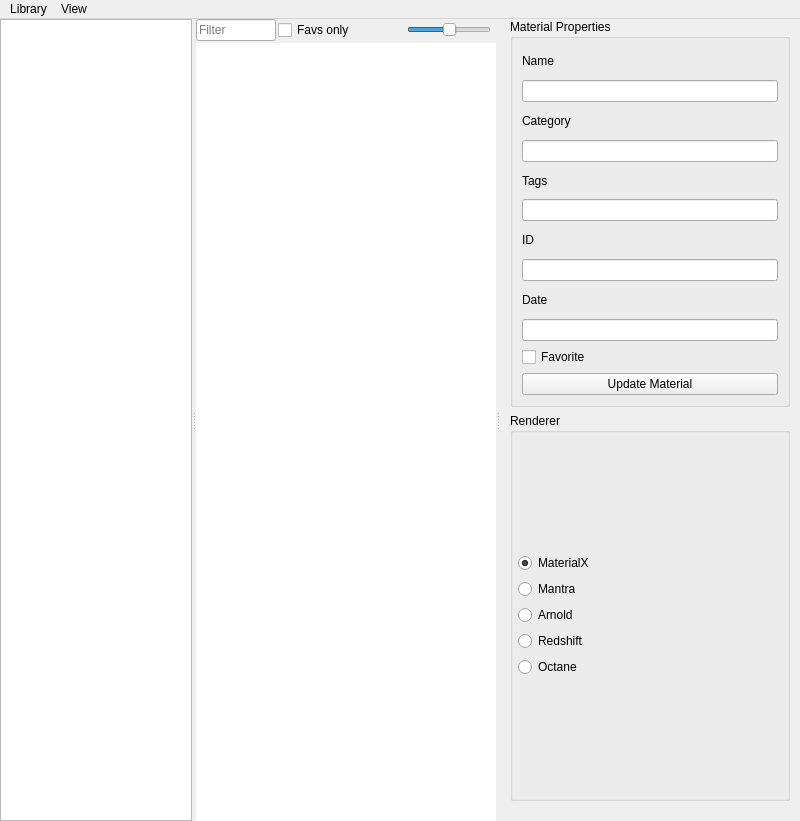
<?xml version="1.0" encoding="UTF-8"?>
<ui version="4.0">
 <class>MainWindow</class>
 <widget class="QMainWindow" name="MainWindow">
  <property name="geometry">
   <rect>
    <x>0</x>
    <y>0</y>
    <width>800</width>
    <height>821</height>
   </rect>
  </property>
  <property name="sizePolicy">
   <sizepolicy hsizetype="Preferred" vsizetype="Preferred">
    <horstretch>0</horstretch>
    <verstretch>0</verstretch>
   </sizepolicy>
  </property>
  <property name="minimumSize">
   <size>
    <width>600</width>
    <height>400</height>
   </size>
  </property>
  <property name="acceptDrops">
   <bool>false</bool>
  </property>
  <property name="windowTitle">
   <string>MatLib</string>
  </property>
  <widget class="DragDropCentralWidget" name="centralwidget">
   <property name="sizePolicy">
    <sizepolicy hsizetype="Expanding" vsizetype="Expanding">
     <horstretch>0</horstretch>
     <verstretch>0</verstretch>
    </sizepolicy>
   </property>
   <property name="acceptDrops">
    <bool>true</bool>
   </property>
   <layout class="QVBoxLayout" name="verticalLayout">
    <property name="leftMargin">
     <number>0</number>
    </property>
    <property name="topMargin">
     <number>0</number>
    </property>
    <property name="rightMargin">
     <number>0</number>
    </property>
    <property name="bottomMargin">
     <number>0</number>
    </property>
    <item>
     <widget class="QSplitter" name="splitter">
      <property name="sizePolicy">
       <sizepolicy hsizetype="MinimumExpanding" vsizetype="MinimumExpanding">
        <horstretch>0</horstretch>
        <verstretch>0</verstretch>
       </sizepolicy>
      </property>
      <property name="acceptDrops">
       <bool>false</bool>
      </property>
      <property name="lineWidth">
       <number>0</number>
      </property>
      <property name="orientation">
       <enum>Qt::Horizontal</enum>
      </property>
      <property name="handleWidth">
       <number>4</number>
      </property>
      <widget class="QListView" name="catview">
       <property name="sizePolicy">
        <sizepolicy hsizetype="Preferred" vsizetype="Expanding">
         <horstretch>0</horstretch>
         <verstretch>0</verstretch>
        </sizepolicy>
       </property>
       <property name="maximumSize">
        <size>
         <width>220</width>
         <height>16777215</height>
        </size>
       </property>
       <property name="contextMenuPolicy">
        <enum>Qt::NoContextMenu</enum>
       </property>
       <property name="acceptDrops">
        <bool>false</bool>
       </property>
       <property name="frameShadow">
        <enum>QFrame::Sunken</enum>
       </property>
       <property name="sizeAdjustPolicy">
        <enum>QAbstractScrollArea::AdjustIgnored</enum>
       </property>
       <property name="editTriggers">
        <set>QAbstractItemView::NoEditTriggers</set>
       </property>
       <property name="showDropIndicator" stdset="0">
        <bool>true</bool>
       </property>
       <property name="dragDropOverwriteMode">
        <bool>true</bool>
       </property>
       <property name="dragDropMode">
        <enum>QAbstractItemView::NoDragDrop</enum>
       </property>
       <property name="alternatingRowColors">
        <bool>false</bool>
       </property>
      </widget>
      <widget class="QWidget" name="layoutWidget">
       <layout class="QVBoxLayout" name="verticalLayout_7">
        <property name="spacing">
         <number>2</number>
        </property>
        <item>
         <layout class="QHBoxLayout" name="horizontalLayout">
          <item>
           <widget class="QLineEdit" name="line_filter">
            <property name="sizePolicy">
             <sizepolicy hsizetype="MinimumExpanding" vsizetype="Fixed">
              <horstretch>0</horstretch>
              <verstretch>0</verstretch>
             </sizepolicy>
            </property>
            <property name="minimumSize">
             <size>
              <width>80</width>
              <height>0</height>
             </size>
            </property>
            <property name="maximumSize">
             <size>
              <width>500</width>
              <height>16777215</height>
             </size>
            </property>
            <property name="acceptDrops">
             <bool>false</bool>
            </property>
            <property name="placeholderText">
             <string>Filter</string>
            </property>
           </widget>
          </item>
          <item>
           <widget class="QCheckBox" name="cb_FavsOnly">
            <property name="text">
             <string>Favs only</string>
            </property>
           </widget>
          </item>
          <item>
           <spacer name="horizontalSpacer">
            <property name="orientation">
             <enum>Qt::Vertical</enum>
            </property>
            <property name="sizeType">
             <enum>QSizePolicy::Fixed</enum>
            </property>
            <property name="sizeHint" stdset="0">
             <size>
              <width>50</width>
              <height>20</height>
             </size>
            </property>
           </spacer>
          </item>
          <item>
           <layout class="QVBoxLayout" name="slider_layout">
            <item>
             <widget class="QSlider" name="slide_iconSize">
              <property name="sizePolicy">
               <sizepolicy hsizetype="Minimum" vsizetype="Fixed">
                <horstretch>0</horstretch>
                <verstretch>0</verstretch>
               </sizepolicy>
              </property>
              <property name="maximumSize">
               <size>
                <width>200</width>
                <height>16777215</height>
               </size>
              </property>
              <property name="mouseTracking">
               <bool>true</bool>
              </property>
              <property name="acceptDrops">
               <bool>false</bool>
              </property>
              <property name="minimum">
               <number>0</number>
              </property>
              <property name="maximum">
               <number>512</number>
              </property>
              <property name="singleStep">
               <number>10</number>
              </property>
              <property name="pageStep">
               <number>50</number>
              </property>
              <property name="value">
               <number>256</number>
              </property>
              <property name="tracking">
               <bool>true</bool>
              </property>
              <property name="orientation">
               <enum>Qt::Horizontal</enum>
              </property>
             </widget>
            </item>
           </layout>
          </item>
          <item>
           <spacer name="horizontalSpacer_2">
            <property name="orientation">
             <enum>Qt::Vertical</enum>
            </property>
            <property name="sizeType">
             <enum>QSizePolicy::Fixed</enum>
            </property>
            <property name="sizeHint" stdset="0">
             <size>
              <width>5</width>
              <height>20</height>
             </size>
            </property>
           </spacer>
          </item>
         </layout>
        </item>
        <item>
         <widget class="DragDropListView" name="thumbview">
          <property name="sizePolicy">
           <sizepolicy hsizetype="Expanding" vsizetype="Expanding">
            <horstretch>0</horstretch>
            <verstretch>0</verstretch>
           </sizepolicy>
          </property>
          <property name="mouseTracking">
           <bool>false</bool>
          </property>
          <property name="contextMenuPolicy">
           <enum>Qt::NoContextMenu</enum>
          </property>
          <property name="acceptDrops">
           <bool>false</bool>
          </property>
          <property name="frameShape">
           <enum>QFrame::NoFrame</enum>
          </property>
          <property name="lineWidth">
           <number>2</number>
          </property>
          <property name="sizeAdjustPolicy">
           <enum>QAbstractScrollArea::AdjustIgnored</enum>
          </property>
          <property name="autoScrollMargin">
           <number>5</number>
          </property>
          <property name="editTriggers">
           <set>QAbstractItemView::NoEditTriggers</set>
          </property>
          <property name="showDropIndicator" stdset="0">
           <bool>true</bool>
          </property>
          <property name="dragEnabled">
           <bool>true</bool>
          </property>
          <property name="dragDropOverwriteMode">
           <bool>true</bool>
          </property>
          <property name="dragDropMode">
           <enum>QAbstractItemView::NoDragDrop</enum>
          </property>
          <property name="defaultDropAction">
           <enum>Qt::IgnoreAction</enum>
          </property>
          <property name="selectionMode">
           <enum>QAbstractItemView::NoSelection</enum>
          </property>
          <property name="verticalScrollMode">
           <enum>QAbstractItemView::ScrollPerItem</enum>
          </property>
          <property name="horizontalScrollMode">
           <enum>QAbstractItemView::ScrollPerItem</enum>
          </property>
          <property name="movement">
           <enum>QListView::Static</enum>
          </property>
          <property name="flow">
           <enum>QListView::LeftToRight</enum>
          </property>
          <property name="isWrapping" stdset="0">
           <bool>true</bool>
          </property>
          <property name="resizeMode">
           <enum>QListView::Fixed</enum>
          </property>
          <property name="layoutMode">
           <enum>QListView::SinglePass</enum>
          </property>
          <property name="spacing">
           <number>0</number>
          </property>
          <property name="gridSize">
           <size>
            <width>50</width>
            <height>50</height>
           </size>
          </property>
          <property name="viewMode">
           <enum>QListView::ListMode</enum>
          </property>
          <property name="uniformItemSizes">
           <bool>true</bool>
          </property>
          <property name="wordWrap">
           <bool>true</bool>
          </property>
         </widget>
        </item>
       </layout>
      </widget>
      <widget class="QWidget" name="details_widget" native="true">
       <property name="minimumSize">
        <size>
         <width>300</width>
         <height>0</height>
        </size>
       </property>
       <property name="maximumSize">
        <size>
         <width>400</width>
         <height>16777215</height>
        </size>
       </property>
       <property name="acceptDrops">
        <bool>false</bool>
       </property>
       <layout class="QVBoxLayout" name="verticalLayout_8">
        <property name="spacing">
         <number>0</number>
        </property>
        <property name="leftMargin">
         <number>0</number>
        </property>
        <property name="topMargin">
         <number>0</number>
        </property>
        <property name="rightMargin">
         <number>0</number>
        </property>
        <property name="bottomMargin">
         <number>0</number>
        </property>
        <item>
         <widget class="QScrollArea" name="scrollArea">
          <property name="sizePolicy">
           <sizepolicy hsizetype="MinimumExpanding" vsizetype="Expanding">
            <horstretch>0</horstretch>
            <verstretch>0</verstretch>
           </sizepolicy>
          </property>
          <property name="acceptDrops">
           <bool>false</bool>
          </property>
          <property name="frameShape">
           <enum>QFrame::NoFrame</enum>
          </property>
          <property name="frameShadow">
           <enum>QFrame::Plain</enum>
          </property>
          <property name="lineWidth">
           <number>0</number>
          </property>
          <property name="sizeAdjustPolicy">
           <enum>QAbstractScrollArea::AdjustIgnored</enum>
          </property>
          <property name="widgetResizable">
           <bool>true</bool>
          </property>
          <widget class="QWidget" name="scrollAreaWidgetContents_2">
           <property name="geometry">
            <rect>
             <x>0</x>
             <y>0</y>
             <width>300</width>
             <height>794</height>
            </rect>
           </property>
           <property name="acceptDrops">
            <bool>false</bool>
           </property>
           <layout class="QVBoxLayout" name="verticalLayout_9">
            <property name="spacing">
             <number>6</number>
            </property>
            <property name="leftMargin">
             <number>10</number>
            </property>
            <property name="topMargin">
             <number>0</number>
            </property>
            <property name="rightMargin">
             <number>10</number>
            </property>
            <property name="bottomMargin">
             <number>0</number>
            </property>
            <item>
             <widget class="QGroupBox" name="groupBox_2">
              <property name="title">
               <string>Material Properties</string>
              </property>
              <layout class="QVBoxLayout" name="verticalLayout_4">
               <item>
                <layout class="QVBoxLayout" name="verticalLayout_3">
                 <item>
                  <widget class="QLabel" name="Name">
                   <property name="text">
                    <string>Name</string>
                   </property>
                  </widget>
                 </item>
                 <item>
                  <widget class="QLineEdit" name="line_name">
                   <property name="sizePolicy">
                    <sizepolicy hsizetype="MinimumExpanding" vsizetype="Fixed">
                     <horstretch>0</horstretch>
                     <verstretch>0</verstretch>
                    </sizepolicy>
                   </property>
                   <property name="acceptDrops">
                    <bool>false</bool>
                   </property>
                  </widget>
                 </item>
                 <item>
                  <widget class="QLabel" name="Category">
                   <property name="text">
                    <string>Category</string>
                   </property>
                  </widget>
                 </item>
                 <item>
                  <widget class="QLineEdit" name="line_cat">
                   <property name="acceptDrops">
                    <bool>false</bool>
                   </property>
                  </widget>
                 </item>
                 <item>
                  <widget class="QLabel" name="Tags">
                   <property name="text">
                    <string>Tags</string>
                   </property>
                  </widget>
                 </item>
                 <item>
                  <widget class="QLineEdit" name="line_tags">
                   <property name="acceptDrops">
                    <bool>false</bool>
                   </property>
                  </widget>
                 </item>
                 <item>
                  <widget class="QLabel" name="id">
                   <property name="text">
                    <string>ID</string>
                   </property>
                  </widget>
                 </item>
                 <item>
                  <widget class="QLineEdit" name="line_id">
                   <property name="acceptDrops">
                    <bool>false</bool>
                   </property>
                   <property name="readOnly">
                    <bool>true</bool>
                   </property>
                  </widget>
                 </item>
                 <item>
                  <widget class="QLabel" name="date">
                   <property name="text">
                    <string>Date</string>
                   </property>
                  </widget>
                 </item>
                 <item>
                  <widget class="QLineEdit" name="line_date">
                   <property name="acceptDrops">
                    <bool>false</bool>
                   </property>
                  </widget>
                 </item>
                 <item>
                  <widget class="QCheckBox" name="cb_set_fav">
                   <property name="text">
                    <string>Favorite</string>
                   </property>
                  </widget>
                 </item>
                 <item>
                  <widget class="QPushButton" name="btn_update">
                   <property name="sizePolicy">
                    <sizepolicy hsizetype="MinimumExpanding" vsizetype="Fixed">
                     <horstretch>0</horstretch>
                     <verstretch>0</verstretch>
                    </sizepolicy>
                   </property>
                   <property name="minimumSize">
                    <size>
                     <width>200</width>
                     <height>0</height>
                    </size>
                   </property>
                   <property name="maximumSize">
                    <size>
                     <width>300</width>
                     <height>16777215</height>
                    </size>
                   </property>
                   <property name="text">
                    <string>Update Material</string>
                   </property>
                   <property name="flat">
                    <bool>false</bool>
                   </property>
                  </widget>
                 </item>
                </layout>
               </item>
              </layout>
             </widget>
            </item>
            <item>
             <widget class="QGroupBox" name="groupBox">
              <property name="sizePolicy">
               <sizepolicy hsizetype="MinimumExpanding" vsizetype="Minimum">
                <horstretch>0</horstretch>
                <verstretch>0</verstretch>
               </sizepolicy>
              </property>
              <property name="acceptDrops">
               <bool>false</bool>
              </property>
              <property name="autoFillBackground">
               <bool>false</bool>
              </property>
              <property name="title">
               <string>Renderer</string>
              </property>
              <property name="flat">
               <bool>false</bool>
              </property>
              <property name="checkable">
               <bool>false</bool>
              </property>
              <layout class="QGridLayout" name="gridLayout" rowstretch="0">
               <property name="leftMargin">
                <number>5</number>
               </property>
               <property name="topMargin">
                <number>12</number>
               </property>
               <property name="rightMargin">
                <number>5</number>
               </property>
               <property name="bottomMargin">
                <number>12</number>
               </property>
               <item row="0" column="0">
                <layout class="QGridLayout" name="gridLayout_2">
                 <item row="1" column="0">
                  <widget class="QRadioButton" name="cb_Mantra">
                   <property name="text">
                    <string>Mantra</string>
                   </property>
                   <property name="checked">
                    <bool>false</bool>
                   </property>
                   <attribute name="buttonGroup">
                    <string notr="true">rendererGroup</string>
                   </attribute>
                  </widget>
                 </item>
                 <item row="3" column="0">
                  <widget class="QRadioButton" name="cb_Redshift">
                   <property name="text">
                    <string>Redshift</string>
                   </property>
                   <property name="checked">
                    <bool>false</bool>
                   </property>
                   <attribute name="buttonGroup">
                    <string notr="true">rendererGroup</string>
                   </attribute>
                  </widget>
                 </item>
                 <item row="0" column="0">
                  <widget class="QRadioButton" name="cb_MatX">
                   <property name="enabled">
                    <bool>true</bool>
                   </property>
                   <property name="text">
                    <string>MaterialX</string>
                   </property>
                   <property name="checked">
                    <bool>true</bool>
                   </property>
                   <attribute name="buttonGroup">
                    <string notr="true">rendererGroup</string>
                   </attribute>
                  </widget>
                 </item>
                 <item row="2" column="0">
                  <widget class="QRadioButton" name="cb_Arnold">
                   <property name="text">
                    <string>Arnold</string>
                   </property>
                   <property name="checked">
                    <bool>false</bool>
                   </property>
                   <attribute name="buttonGroup">
                    <string notr="true">rendererGroup</string>
                   </attribute>
                  </widget>
                 </item>
                 <item row="4" column="0">
                  <widget class="QRadioButton" name="cb_Octane">
                   <property name="text">
                    <string>Octane</string>
                   </property>
                   <property name="checked">
                    <bool>false</bool>
                   </property>
                   <attribute name="buttonGroup">
                    <string notr="true">rendererGroup</string>
                   </attribute>
                  </widget>
                 </item>
                </layout>
               </item>
              </layout>
             </widget>
            </item>
            <item>
             <spacer name="verticalSpacer_2">
              <property name="orientation">
               <enum>Qt::Vertical</enum>
              </property>
              <property name="sizeType">
               <enum>QSizePolicy::Fixed</enum>
              </property>
              <property name="sizeHint" stdset="0">
               <size>
                <width>80</width>
                <height>20</height>
               </size>
              </property>
             </spacer>
            </item>
           </layout>
          </widget>
         </widget>
        </item>
       </layout>
      </widget>
     </widget>
    </item>
   </layout>
  </widget>
  <widget class="QMenuBar" name="menubar">
   <property name="geometry">
    <rect>
     <x>0</x>
     <y>0</y>
     <width>800</width>
     <height>27</height>
    </rect>
   </property>
   <property name="acceptDrops">
    <bool>false</bool>
   </property>
   <property name="nativeMenuBar">
    <bool>false</bool>
   </property>
   <widget class="QMenu" name="menu_file">
    <property name="acceptDrops">
     <bool>false</bool>
    </property>
    <property name="title">
     <string>Library</string>
    </property>
    <addaction name="action_set_library"/>
    <addaction name="action_open"/>
    <addaction name="separator"/>
    <addaction name="action_prefs"/>
    <addaction name="action_cleanup_db"/>
    <addaction name="separator"/>
    <addaction name="action_open_folder"/>
    <addaction name="separator"/>
    <addaction name="action_about"/>
   </widget>
   <widget class="QMenu" name="menuView">
    <property name="acceptDrops">
     <bool>false</bool>
    </property>
    <property name="title">
     <string>View</string>
    </property>
    <addaction name="action_show_cat"/>
    <addaction name="action_show_details"/>
    <addaction name="separator"/>
   </widget>
   <addaction name="menu_file"/>
   <addaction name="menuView"/>
  </widget>
  <action name="action_updateAll">
   <property name="text">
    <string>Update All Materials</string>
   </property>
  </action>
  <action name="action_prefs">
   <property name="text">
    <string>Preferences</string>
   </property>
  </action>
  <action name="action_deleteMaterial">
   <property name="text">
    <string>_deleteMaterial</string>
   </property>
  </action>
  <action name="action_about">
   <property name="text">
    <string>About</string>
   </property>
  </action>
  <action name="action_cleanup_db">
   <property name="text">
    <string>Cleanup Library</string>
   </property>
  </action>
  <action name="action_check_integrity">
   <property name="text">
    <string>Check Integrity</string>
   </property>
  </action>
  <action name="action_open_folder">
   <property name="text">
    <string>Open Library Directory</string>
   </property>
  </action>
  <action name="action_show_cat">
   <property name="checkable">
    <bool>true</bool>
   </property>
   <property name="checked">
    <bool>true</bool>
   </property>
   <property name="text">
    <string>Show Category View</string>
   </property>
  </action>
  <action name="action_show_details">
   <property name="checkable">
    <bool>true</bool>
   </property>
   <property name="checked">
    <bool>true</bool>
   </property>
   <property name="text">
    <string>Show Detail View</string>
   </property>
  </action>
  <action name="action_import_folder">
   <property name="text">
    <string>Import from Folder</string>
   </property>
  </action>
  <action name="action_force_update">
   <property name="text">
    <string>Force Update Views</string>
   </property>
  </action>
  <action name="action_import_files">
   <property name="text">
    <string>Import from Files</string>
   </property>
  </action>
  <action name="actionImport_From_Files_Mantra">
   <property name="text">
    <string>Import From Files (Mantra)</string>
   </property>
  </action>
  <action name="action_open">
   <property name="text">
    <string>Reload Library</string>
   </property>
  </action>
  <action name="action_set_library">
   <property name="text">
    <string>Set Library</string>
   </property>
  </action>
 </widget>
 <customwidgets>
  <customwidget>
   <class>DragDropCentralWidget</class>
   <extends>QWidget</extends>
   <header>dragdrop_widgets.py</header>
   <container>1</container>
  </customwidget>
  <customwidget>
   <class>DragDropListView</class>
   <extends>QListView</extends>
   <header>dragdrop_widgets.py</header>
  </customwidget>
 </customwidgets>
 <resources/>
 <connections/>
 <buttongroups>
  <buttongroup name="rendererGroup"/>
 </buttongroups>
</ui>
